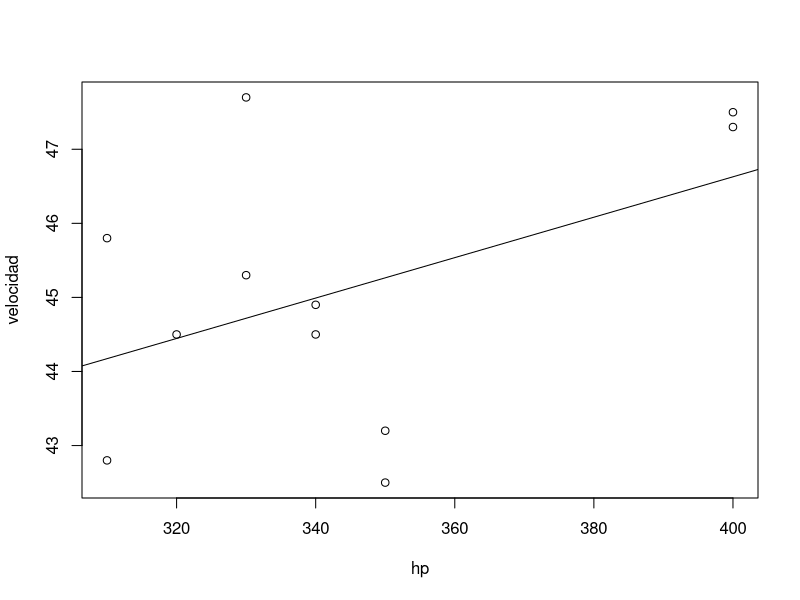

This figure's R source:
manga = c(98,98,98,93.5,93.5,96,90,94,96,92,91)
hp = c(400,340,400,340,320,350,310,310,350,330,330)
velocidad = c(47.5,44.9,47.3,44.5,44.5,42.5,45.8,42.8,43.2,45.3,47.7)
reg = lm(velocidad~manga)
res = summary(reg)

# 1. La velocidad de una lancha que tiene 93 pulgadas de ancho.
res = 47.0978441-0.0212272 *(93)

# 2. Bondad de ajuste del modelo generado en el literal 1.
0.00108 
# Haga un comentario sobre la bondad del ajuste.
# R: Me representa el 0.011 % de confiablidad, lo cual es una bondad de ajuste muy mala
# lo que se espera para que un modelo sea confiable es superar el 70 % de confiabilidad

# 3. De acuerdo con los datos, ¿cree usted que las lanchas más potentes, tienen mayor velocidad?. 
# R: El valor de la pendiente es positivo, por lo cual esperamos una relacion directamente proporcional
# llegando a la conclusion de que entre mayor sea la potencia del motor mayor sera la velocidad. 
# Justifique su respuesta a través de un gráfico y mediante una ecuación de regresión.
plot(hp,velocidad)
reg2 = lm(velocidad~hp)
res2 = summary(reg2)
abline(reg2)
Ecr = 35.72 + 0.027 *(hp)

# 4. Calcule la suma de cuadrados debido al error para el literal 3.
anova(reg2)
# R: SCE = 27.1249

# 5. Calcule el coeficiente de correlación muestral para el literal 1 y haga un comentario acerca del resultado.
m = cbind(hp,velocidad)
cor(m)
# R: El valor de el coeficiente de correlacion es de : 0.4575992 lo cual me indica que exite una relacion lineal positiva
# esta correlacion no supera el threshold de [-0.6,0.6] por lo cual se concluye que no exise una correlacion entre estas 
# dos variables.

# 6. ¿Indica la prueba t que haya una relación significante entre potencia y velocidad?. Use un nivel de significancia del 99% y el método del p-value.
# R: SE CONCLUYE QUE 0.15700  > 0.01 POR LO TANTO ACEPTO LA HIPOTESIS NULA (HO)Y RECHAZO LA HIPOTESIS ALTERNA (H1)
# LO  CUAL ME INDICA QUE ESTADISTICAMENTE NO EXISTE UNA RELACION SIGNIFICANTE ENTRE LA POTENCIA Y LA VELOCIDAD

# 7. Pruebe si la relación entre ancho de la lancha y velocidad es significante usando la prueba F, con un nivel de significancia del 95%. Use el método del  valor crítico. ¿Cuál es la conclusión? 
qf(0.05,1,9,lower.tail = FALSE) # F: 5.117355
# R: SE CONCLUYE QUE 5.117355 > 0.00973 POR LO TANTO ACEPTO LA HIPOTESIS NULA (HO)Y RECHAZO LA HIPOTESIS ALTERNA (H1)
# LO  CUAL ME INDICA QUE ESTADISTICAMENTE NO EXISTE UNA RELACION SIGNIFICANTE ENTRE EL ANCHO DE LA LANCHA Y LA VELOCIDAD
